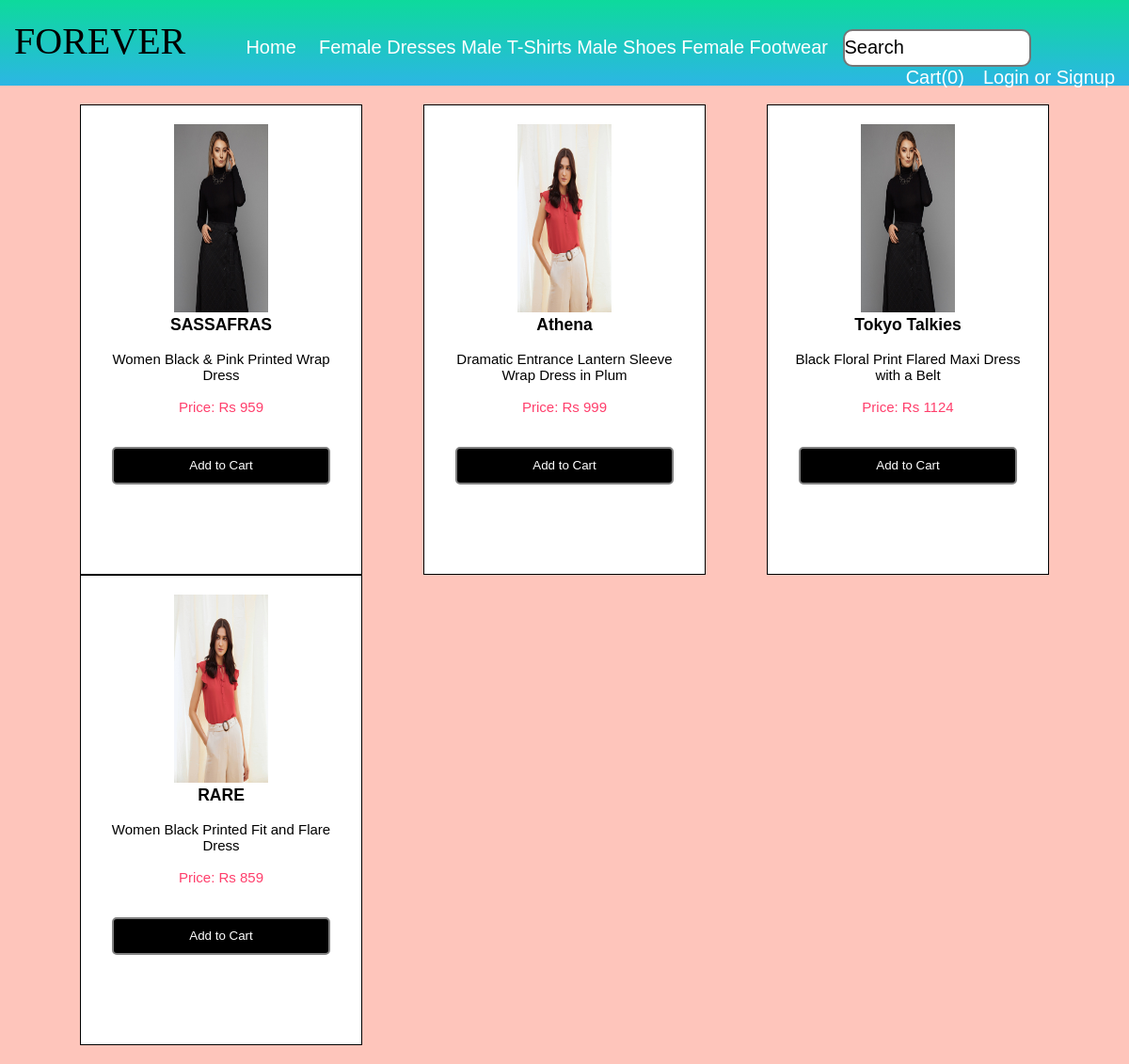
/?category=1, run on the app's committed database.
### products/models.py (models this page shows, shortened)
class Category(models.Model):
    name = models.CharField(max_length=50, default='Female Dresses')

class Product(models.Model):
    name = models.CharField(max_length=50, default='Sera')
    price = models.IntegerField(default=1000)
    description = models.CharField(max_length=100, default='')
    image = models.ImageField(upload_to='media/')
    product_category = models.ForeignKey(Category, on_delete=models.CASCADE, null=True)

### products/views.py (the view, shortened to what this page needs)
# urls.py: path('', views.index.as_view(), name='index'),
class index(View):
    def get(self, request):
        categories = Category.objects.all()
        category_id = request.GET.get('category')
        if category_id:
            products = Product.objects.filter(product_category=category_id)
        else:
            products = Product.objects.all()
        return render(request, 'index.html', {'products': products, 'categories': categories})

### templates/index.html (shortened to what this page needs)
{% extends "base.html" %}
{% load static %}
{% block content %}
<div class="grid-container">
  {% for product in products %}
    <div class="grid-item" id={{product.id}}>
        <img src="{{product.image.url}}" alt="hello" style='width:100px' class='big'>
        <div class="container">
          <h3>{{ product.name }}</h3>
          <br>
          <p>{{ product.description }}</p>
          <br>
          <p class="pink">Price: Rs {{ product.price }}</p>
        </div>
        <br>
        <br>
        <form action="/#{{product.id}}" method="post">
          <input type="submit" value="Add to Cart" class="AddToCart">
        </form>
    </div>
  {% endfor %}
</div>
{% endblock %}

### templates/base.html (shortened to what this page needs)
<!DOCTYPE html>
{% load static %}
{% load cart %}
<html lang="en">
<head>
    <link rel="stylesheet" href="{% static 'style.css' %}">
    <link rel="stylesheet" href="{% static 'signup.css' %}">
    <link rel="stylesheet" href="{% static 'cart.css' %}">
</head>
<body>
    <div class="nav">
        <ul class = "navbar">
            <li id="company">FOREVER</li>
            <li><a href="{% url 'products:index' %}">Home</a></li>
            <li>
                {% for category in categories %}
                    <a href="/?category={{category.id}}">{{ category.name }}</a>
                {% endfor %}
            </li>
            <input type="text" value="Search" class="search">
            {% if request.session.customer %}
            <li class="login"><a href="{% url 'logout' %}">Logout</a></li>
            <li class="login"><a href="{% url 'orders:orderview' %}">Your Orders</a></li>
            {% else %}
            <li class="login"><a href="{% url 'account' %}">Login or Signup</a></li>
            {% endif %}
            <li class="login"><a href="{% url 'products:cart' %}">Cart({{request.session.cart.keys|length}})</a></li>
        </ul>
    </div>
    {% block content %}
    {% endblock %}
</body>
</html>

### static/style.css (style rules this page uses)
* { margin: 0; padding: 0; box-sizing: border-box; }
.navbar { background: linear-gradient(rgb(13, 218, 156), rgb(44, 182, 228)); padding: 20px 5px; display: block; width: 100%; }
.navbar li { list-style-type: none; display: inline; padding: 0px 10px; font-family: 'Gill Sans', 'Gill Sans MT', Calibri, 'Trebuchet MS', sans-serif; font-size: 20px; }
#company { font-size: 40px; font-weight: 5px; font-family: 'Times New Roman', Times, serif; padding-right: 50px; }
.login { float:right; padding: 10px; }
.navbar li a { text-decoration: none; color: white; }
.search { height: 40px; width: 200px; border-style: solid; border-radius: 10px; font-family: 'Gill Sans', 'Gill Sans MT', Calibri, 'Trebuchet MS', sans-serif; font-size: 20px; }
.grid-container { display: grid; margin: 20px; grid-template-columns: auto auto auto; justify-content: space-evenly; overflow: auto; }
.grid-item { background-color: white; width: 300px; height: 500px; padding: 20px; text-align: center; border: 1px solid black; overflow: auto; position: relative; }
.AddToCart { width: 90%; height: 40px; background-color: black; color: white; border: 2px solid grey; border-radius: 5px; }
.big { width: 100%; height: 200px; }

### static/signup.css (style rules this page uses)
* { padding: 0; margin: 0; box-sizing: border-box; }
body { font-family: 'Trebuchet MS', 'Lucida Sans Unicode', 'Lucida Grande', 'Lucida Sans', Arial, sans-serif; font-size: 15px; background-color: #fec5bb; }
.pink { color: #ff3f6c; }
input { border-radius: 5px; width: 200px; height: 40px; }

### data on the page
Category: name "Female Dresses"
Category: name "Male T-Shirts"
Category: name "Male Shoes"
Category: name "Female Footwear"
Product: image (picture), name "SASSAFRAS", description "Women Black & Pink Printed Wrap Dress", price "959"
Product: image (picture), name "Athena", description "Dramatic Entrance Lantern Sleeve Wrap Dress in Plum", price "999"
Product: image (picture), name "Tokyo Talkies", description "Black Floral Print Flared Maxi Dress with a Belt", price "1124"
Product: image (picture), name "RARE", description "Women Black Printed Fit and Flare Dress", price "859"

### other printed values
{{ request.session.cart.keys|length }} "0"
